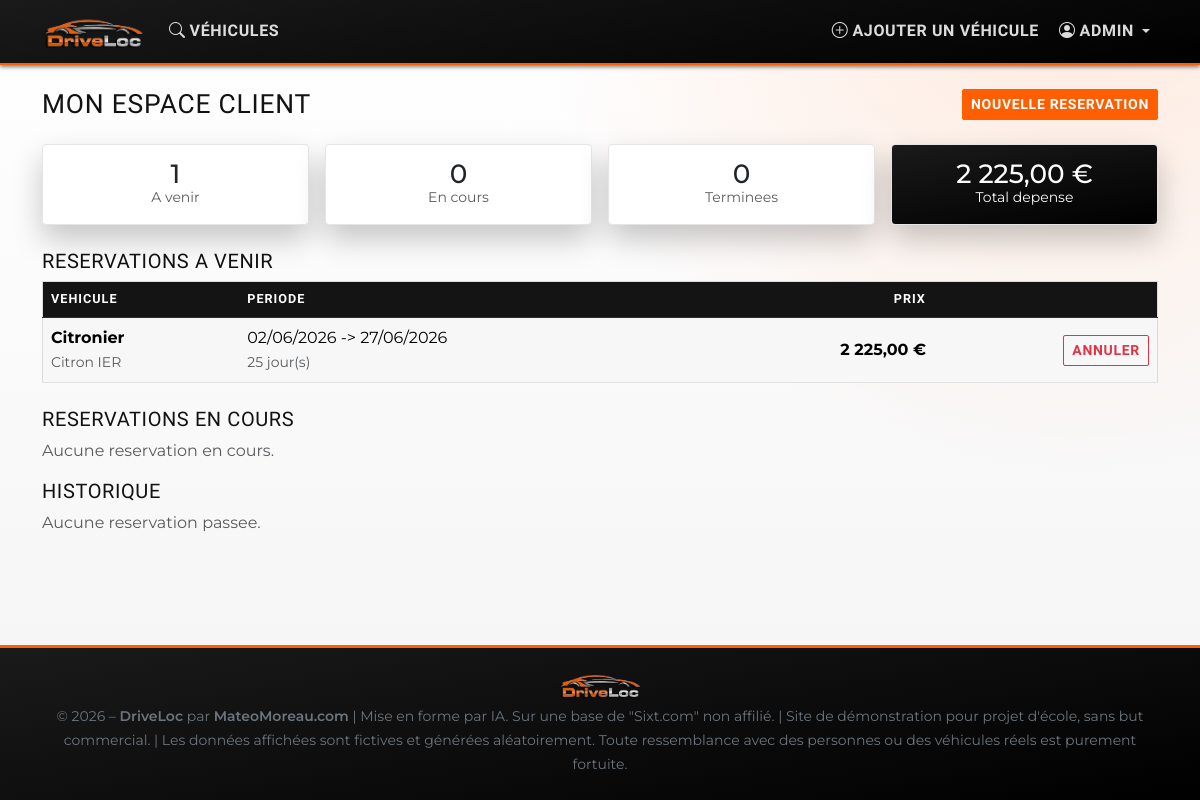
Screenshot of /dashboard/client (signed in) with the database file from the repository.
### tables this page shows
CREATE TABLE `reservations` (
  `id` int(10) UNSIGNED NOT NULL,
  `vehicle_id` int(10) UNSIGNED NOT NULL COMMENT 'FK → vehicles.id',
  `client_id` int(10) UNSIGNED NOT NULL COMMENT 'FK → users.id (rôle client)',
  `start_date` date NOT NULL,
  `end_date` date NOT NULL,
  `total_price` decimal(10,2) NOT NULL COMMENT 'price_per_day × nb jours',
  `status` enum('upcoming','ongoing','done','cancelled') NOT NULL DEFAULT 'upcoming',
  `created_at` timestamp NOT NULL DEFAULT current_timestamp()
);

CREATE TABLE `vehicles` (
  `id` int(10) UNSIGNED NOT NULL,
  `owner_id` int(10) UNSIGNED NOT NULL COMMENT 'FK → users.id (rôle owner)',
  `category_id` int(10) UNSIGNED NOT NULL COMMENT 'FK → categories.id',
  `title` varchar(255) NOT NULL,
  `brand` varchar(100) NOT NULL,
  `model` varchar(100) NOT NULL,
  `registration` varchar(20) NOT NULL COMMENT 'Immatriculation ou référence interne',
  `price_per_day` decimal(10,2) NOT NULL,
  `description` text DEFAULT NULL,
  `main_image` varchar(255) DEFAULT NULL COMMENT 'Nom de fichier de la photo principale',
  `status` enum('active','inactive') NOT NULL DEFAULT 'active',
  `created_at` timestamp NOT NULL DEFAULT current_timestamp()
);

### core/Controller.php (called while the page is built, shortened)
<?php
abstract class Controller
{
    protected function render(string $view, array $data = []): void
    {
        extract($data, EXTR_SKIP);
        $viewFile = VIEWS_PATH . '/' . $view . '.php';
        require VIEWS_PATH . '/layouts/header.php';
        require $viewFile;
        require VIEWS_PATH . '/layouts/footer.php';
    }
}

### controllers/DashboardController.php (called while the page is built, shortened)
<?php
require_once ROOT_PATH . '/models/Reservation.php';
class DashboardController extends Controller
{
    public function client(): void
    {
        $reservationModel = new Reservation();
        $reservations     = $reservationModel->findByClient(Session::userId());
        $stats            = $reservationModel->statsForClient(Session::userId());
        $upcoming = array_values(array_filter($reservations, fn($r) => $r['status'] === 'upcoming'));
        $ongoing  = array_values(array_filter($reservations, fn($r) => $r['status'] === 'ongoing'));
        $past     = array_values(array_filter($reservations,
            fn($r) => in_array($r['status'], ['done', 'cancelled'], true)));
        $this->render('dashboard/client/index', [
            'pageTitle' => 'Mon espace – ' . APP_NAME,
            'upcoming'  => $upcoming,
            'ongoing'   => $ongoing,
            'past'      => $past,
            'stats'     => $stats,
            'error'     => Session::getFlash('error'),
            'success'   => Session::getFlash('success'),
        ]);
    }
}

### index.php (called while the page is built, shortened)
<?php
require_once __DIR__ . '/config/database.php';
require_once __DIR__ . '/core/Session.php';
require_once __DIR__ . '/core/Model.php';
require_once __DIR__ . '/core/Controller.php';
require_once __DIR__ . '/core/Router.php';
$router = new Router();
$router->dispatch();

### config/database.php (called while the page is built, shortened)
<?php
final class Database
{
    private static ?PDO $instance = null;
    public static function getInstance(): PDO
    {
        if (self::$instance === null) {
            $host   = getenv('DB_HOST')  ?: '127.0.0.1';
            $dbname = getenv('DB_NAME')  ?: 'driveloc';
            $user   = getenv('DB_USER')  ?: 'driveloc';
            $pass   = getenv('DB_PASS')  ?: 'driveloc';
            $port   = (int) (getenv('DB_PORT') ?: 3306);
            $dsn = sprintf(
                'mysql:host=%s;port=%d;dbname=%s;charset=%s',
                $host,
                $port,
                $dbname,
                self::CHARSET
            );
            self::$instance = new PDO($dsn, $user, $pass, [
                PDO::ATTR_ERRMODE            => PDO::ERRMODE_EXCEPTION,
                PDO::ATTR_DEFAULT_FETCH_MODE => PDO::FETCH_ASSOC,
                PDO::ATTR_EMULATE_PREPARES   => false,
            ]);
        }
        return self::$instance;
    }
}

### core/Session.php (called while the page is built, shortened)
<?php
final class Session
{
    public static function userId(): ?int
    {
        return isset($_SESSION['user_id']) ? (int) $_SESSION['user_id'] : null;
    }
}

### core/Model.php (called while the page is built, shortened)
<?php
abstract class Model
{
    protected PDO $db;
    public function __construct()
    {
        $this->db = Database::getInstance();
    }
    protected function query(string $sql, array $params = []): PDOStatement
    {
        $stmt = $this->db->prepare($sql);
        $stmt->execute($params);
        return $stmt;
    }
    protected function fetchAll(string $sql, array $params = []): array
    {
        return $this->query($sql, $params)->fetchAll();
    }
    protected function fetchOne(string $sql, array $params = []): array|false
    {
        return $this->query($sql, $params)->fetch();
    }
}

### models/Reservation.php (called while the page is built, shortened)
<?php
require_once ROOT_PATH . '/core/Model.php';
class Reservation extends Model
{
    public function findByClient(int $clientId): array
    {
        return $this->fetchAll('
            SELECT r.*, v.title, v.brand, v.model, v.main_image, v.price_per_day, v.id AS vehicle_id_ref
            FROM reservations r
            JOIN vehicles v ON v.id = r.vehicle_id
            WHERE r.client_id = :client_id
            ORDER BY r.start_date DESC
        ', ['client_id' => $clientId]);
    }
    public function statsForClient(int $clientId): array
    {
        $row = $this->fetchOne("
            SELECT
                COUNT(*)                                          AS total,
                COALESCE(SUM(CASE WHEN status != 'cancelled'
                               THEN total_price END), 0)         AS total_spent,
                SUM(status = 'upcoming')                         AS nb_upcoming,
                SUM(status = 'ongoing')                          AS nb_ongoing,
                SUM(status = 'done')                             AS nb_done,
                SUM(status = 'cancelled')                        AS nb_cancelled
            FROM reservations
            WHERE client_id = :client_id
        ", ['client_id' => $clientId]);
        return $row ?: [
            'total' => 0, 'total_spent' => 0,
            'nb_upcoming' => 0, 'nb_ongoing' => 0,
            'nb_done' => 0, 'nb_cancelled' => 0,
        ];
    }
}

### views/dashboard/client/index.php (the view, shortened to what this page needs)
<?php declare(strict_types=1);
function clientDate(string $d): string {
    return (new DateTimeImmutable($d))->format('d/m/Y');
}
function clientDays(string $start, string $end): int {
    return (int) (new DateTimeImmutable($start))->diff(new DateTimeImmutable($end))->days;
}
?>
<div class="d-flex justify-content-between align-items-center mb-4">
    <h1 class="h4 mb-0">Mon espace client</h1>
    <a href="<?= APP_URL ?>/vehicles" class="btn btn-warning btn-sm">Nouvelle reservation</a>
</div>
<div class="row g-3 mb-4">
    <div class="col-6 col-md-3">
        <div class="card p-3 text-center">
            <div class="h4 mb-0"><?= (int) ($stats['nb_upcoming'] ?? 0) ?></div>
            <small class="text-muted">A venir</small>
        </div>
    </div>
    <div class="col-6 col-md-3">
        <div class="card p-3 text-center">
            <div class="h4 mb-0"><?= (int) ($stats['nb_ongoing'] ?? 0) ?></div>
            <small class="text-muted">En cours</small>
        </div>
    </div>
    <div class="col-6 col-md-3">
        <div class="card p-3 text-center">
            <div class="h4 mb-0"><?= (int) ($stats['nb_done'] ?? 0) ?></div>
            <small class="text-muted">Terminees</small>
        </div>
    </div>
    <div class="col-6 col-md-3">
        <div class="card p-3 text-center bg-dark text-white">
            <div class="h4 mb-0"><?= number_format((float) ($stats['total_spent'] ?? 0), 2, ',', ' ') ?> €</div>
            <small class="text-light">Total depense</small>
        </div>
    </div>
</div>
<h2 class="h5">Reservations a venir</h2>
<?php if (empty($upcoming)): ?>
    <p class="text-muted">Aucune reservation a venir.</p>
<?php else: ?>
    <div class="table-responsive mb-4">
        <table class="table table-striped align-middle">
            <thead>
                <tr>
                    <th>Vehicule</th>
                    <th>Periode</th>
                    <th class="text-end">Prix</th>
                    <th></th>
                </tr>
            </thead>
            <tbody>
                <?php foreach ($upcoming as $r): ?>
                    <tr>
                        <td>
                            <strong><?= ($r['title']) ?></strong><br>
                            <small class="text-muted"><?= ($r['brand']) ?> <?= ($r['model']) ?></small>
                        </td>
                        <td>
                            <?= clientDate($r['start_date']) ?> -> <?= clientDate($r['end_date']) ?><br>
                            <small class="text-muted"><?= clientDays($r['start_date'], $r['end_date']) ?> jour(s)</small>
                        </td>
                        <td class="text-end fw-bold"><?= number_format((float) $r['total_price'], 2, ',', ' ') ?> €</td>
                        <td class="text-end">
                            <form method="POST" action="<?= APP_URL ?>/reservations/<?= (int) $r['id'] ?>/cancel" onsubmit="return confirm('Annuler cette reservation ?')">
                                <button type="submit" class="btn btn-outline-danger btn-sm">Annuler</button>
                            </form>
                        </td>
                    </tr>
                <?php endforeach; ?>
            </tbody>
        </table>
    </div>
<?php endif; ?>
<h2 class="h5">Reservations en cours</h2>
<?php if (empty($ongoing)): ?>
    <p class="text-muted">Aucune reservation en cours.</p>
<?php endif; ?>
<h2 class="h5">Historique</h2>
<?php if (empty($past)): ?>
    <p class="text-muted">Aucune reservation passee.</p>
<?php endif; ?>

### core/Router.php (shortened to what this page needs)
<?php
class Router
{
    private array $routes = [];
    public function route(string $method, string $path, string $controller, string $action): void
    {
        $this->routes[] = [$method, $path, $controller, $action];
    }
    public function dispatch(): void
    {
        $method = $_SERVER['REQUEST_METHOD'];
        $uri = parse_url($_SERVER['REQUEST_URI'], PHP_URL_PATH) ?? '/';
        $uri = '/' . ltrim($uri ?: '/', '/');
        foreach ($this->routes as [$routeMethod, $routePath, $controller, $action]) {
            if ($routeMethod === $method && preg_match('#^' . $routePath . '$#', $uri, $matches)) {
                $this->call($controller, $action, array_slice($matches, 1));
                return;
            }
        }
    }
    private function call(string $controller, string $action, array $params): void
    {
        $c = new $controller();
        $c->$action(...$params);
    }
}

### assets/css/style.css (style rules this page uses)
:root { --sixt-black: #000000; --sixt-orange: #ff5f00; --sixt-white: #ffffff; --sixt-surface: #0f0f0f; --sixt-soft: #f5f5f5; --sixt-border: #222222; --sixt-shadow: 0 14px 30px rgba(0, 0, 0, 0.22); }
* { -webkit-font-smoothing: antialiased; text-rendering: optimizeLegibility; }
body { font-family: 'Montserrat', 'Segoe UI', sans-serif; background: radial-gradient(circle at 90% -10%, rgba(255, 95, 0, 0.14), transparent 40%), linear-gradient(180deg, #ffffff 0%, #f4f4f4 100%); color: #121212; }
h1, h2, h3, h4, h5, h6, .navbar-brand, .btn { font-family: 'Barlow Condensed', 'Montserrat', sans-serif; letter-spacing: 0.02em; }
h1, h2, h3 { text-transform: uppercase; font-weight: 800; letter-spacing: 0.03em; }
.h1, h1 { font-size: clamp(2rem, 4.5vw, 3.8rem); line-height: 0.95; }
.h4, h4 { font-size: clamp(1.35rem, 2.2vw, 2rem); line-height: 1; }
.btn { border-radius: 2px; text-transform: uppercase; font-weight: 700; letter-spacing: 0.05em; transition: transform 0.18s ease, box-shadow 0.18s ease, background-color 0.18s ease, border-color 0.18s ease, color 0.18s ease; }
.btn-warning, .btn-dark:hover, .btn-dark:focus-visible, .btn-outline-warning:hover, .btn-outline-warning:focus-visible { background-color: var(--sixt-orange) !important; border-color: var(--sixt-orange) !important; color: var(--sixt-white) !important; }
.card { border: 1px solid #e5e5e5; border-radius: 4px; box-shadow: var(--sixt-shadow); overflow: hidden; transition: transform 0.2s ease, box-shadow 0.2s ease; }
.card.bg-dark, .card.text-white, .bg-dark { background: linear-gradient(170deg, #1a1a1a 0%, #000000 100%) !important; color: var(--sixt-white) !important; }
.table { border: 1px solid #dbdbdb; margin-bottom: 0; --bs-table-bg: #ffffff; --bs-table-striped-bg: #f7f7f7; }
.table th { font-size: 0.79rem; text-transform: uppercase; letter-spacing: 0.08em; font-family: 'Barlow Condensed', 'Montserrat', sans-serif; background-color: #141414; color: var(--sixt-white); border-color: #2d2d2d; }
.table td { border-color: #e3e3e3; }
a { color: #0f0f0f; }

### rows the page displays
reservations: vehicle.title "Citronier", vehicle.brand "Citron", vehicle.model "IER", start_date "02/06/2026", end_date "27/06/2026", clientDays($r['start_date'], $r['end_date']) "25", total_price "2 225,00"

### other values shown
$stats['nb_upcoming'] "1"
$stats['nb_ongoing'] "0"
$stats['nb_done'] "0"
$stats['total_spent'] "2 225,00"
